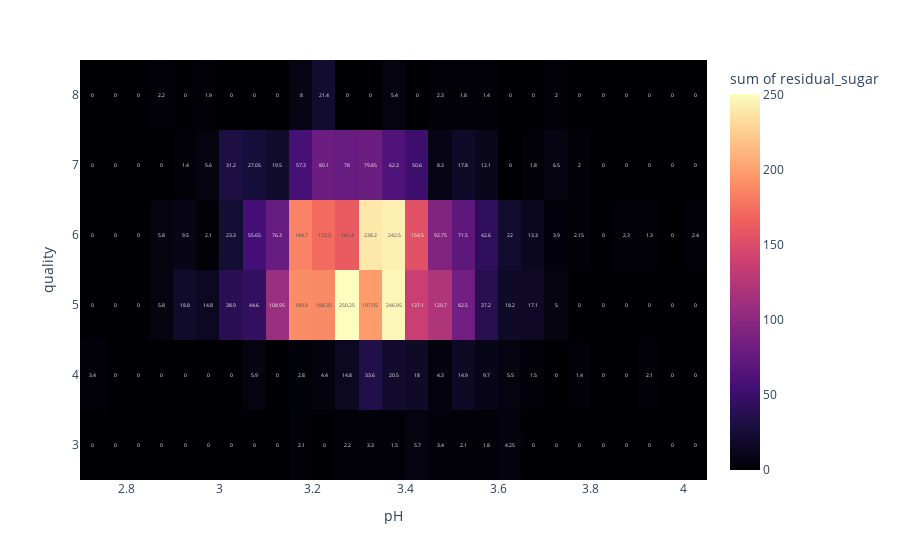

The notebook cell this image was saved under:
### Code cell
fig = px.density_heatmap(df, x= "pH", y = "quality", z= "residual_sugar", color_continuous_scale = "magma"
                        ,text_auto = True)
fig.show()

### Figure 1 — Plotly figure (JSON) as saved in the notebook; plotly's stock layout.template omitted (floating-point values rounded to 4 significant figures; data arrays with more than 128 entries replaced by an {"elided": "..."} marker saying what was removed)
{"data": [{"coloraxis": "coloraxis", "histfunc": "sum", "hovertemplate": "pH=%{x}<br>quality=%{y}<br>sum of residual_sugar=%{z}<extra></extra>", "name": "", "texttemplate": "%{z}", "type": "histogram2d", "x": {"elided": "1599 float values"}, "xaxis": "x", "xbingroup": "x", "y": {"elided": "1599 int values"}, "yaxis": "y", "ybingroup": "y", "z": {"elided": "1599 float values"}}], "layout": {"autosize": true, "coloraxis": {"colorbar": {"title": {"text": "sum of residual_sugar"}}, "colorscale": [[0, "#000004"], [0.1111, "#180f3d"], [0.2222, "#440f76"], [0.3333, "#721f81"], [0.4444, "#9e2f7f"], [0.5556, "#cd4071"], [0.6667, "#f1605d"], [0.7778, "#fd9668"], [0.8889, "#feca8d"], [1, "#fcfdbf"]]}, "legend": {"tracegroupgap": 0}, "margin": {"t": 60}, "xaxis": {"anchor": "y", "autorange": true, "domain": [0, 1], "range": [2.7, 4.05], "title": {"text": "pH"}, "type": "linear"}, "yaxis": {"anchor": "x", "autorange": true, "domain": [0, 1], "range": [2.5, 8.5], "title": {"text": "quality"}, "type": "linear"}}}
